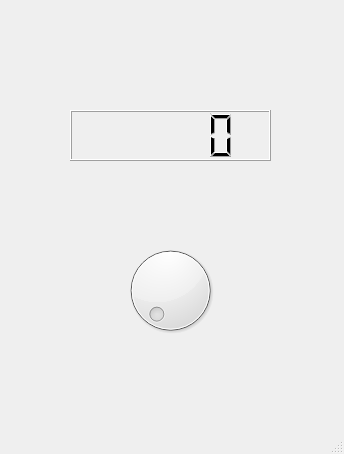
<?xml version="1.0" encoding="UTF-8"?>
<ui version="4.0">
 <class>MainWindow</class>
 <widget class="QMainWindow" name="MainWindow">
  <property name="geometry">
   <rect>
    <x>0</x>
    <y>0</y>
    <width>344</width>
    <height>454</height>
   </rect>
  </property>
  <property name="windowTitle">
   <string>MainWindow</string>
  </property>
  <widget class="QWidget" name="centralwidget">
   <widget class="QDial" name="dial">
    <property name="geometry">
     <rect>
      <x>120</x>
      <y>240</y>
      <width>101</width>
      <height>101</height>
     </rect>
    </property>
   </widget>
   <widget class="QLCDNumber" name="lcdDial">
    <property name="geometry">
     <rect>
      <x>70</x>
      <y>110</y>
      <width>201</width>
      <height>51</height>
     </rect>
    </property>
   </widget>
  </widget>
  <widget class="QMenuBar" name="menubar">
   <property name="geometry">
    <rect>
     <x>0</x>
     <y>0</y>
     <width>344</width>
     <height>28</height>
    </rect>
   </property>
  </widget>
  <widget class="QStatusBar" name="statusbar"/>
 </widget>
 <resources/>
 <connections>
  <connection>
   <sender>dial</sender>
   <signal>valueChanged(int)</signal>
   <receiver>MainWindow</receiver>
   <slot>lcd_slot()</slot>
   <hints>
    <hint type="sourcelabel">
     <x>174</x>
     <y>331</y>
    </hint>
    <hint type="destinationlabel">
     <x>179</x>
     <y>423</y>
    </hint>
   </hints>
  </connection>
 </connections>
 <slots>
  <slot>lcd_slot()</slot>
 </slots>
</ui>
